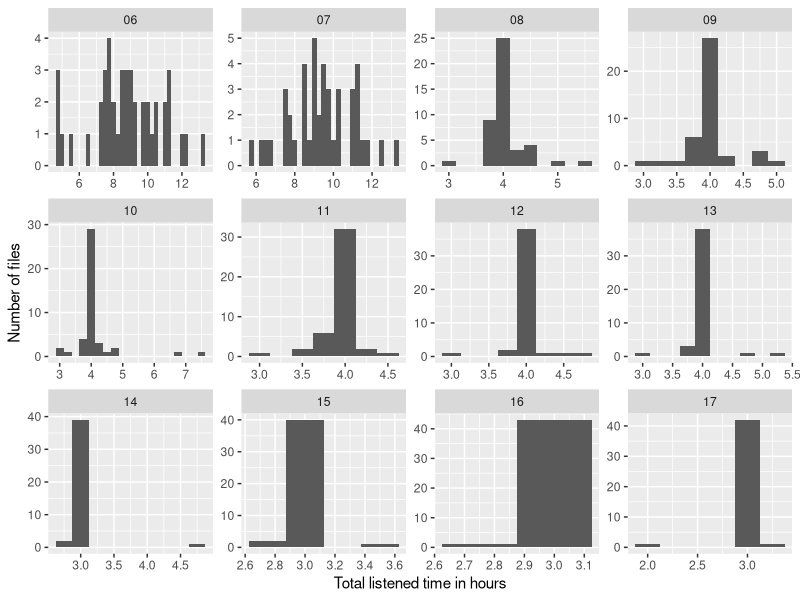

This chart was generated by the following R code:
## ---- chunk 1
knitr::opts_chunk$set(echo = TRUE)
#knitr::opts_knit$set(root.dir = normalizePath(".."))
#eb: i commented out the above so paths will work as they should; under
# knit you always want the knit directory to be the *project* directory
library(tidyverse)
library(kableExtra)
library(skimr)

## ---- chunk 2

listened_time <- read_csv("../output/Total_Listen_Time_Summary.csv")
listened_time_with_months <- listened_time %>% 
  separate(filename, into = c("subj","month"), sep = "_", extra="drop",remove=F)
skim(listened_time_with_months)
## ---- chunk 3
avgs <- listened_time_with_months %>% 
  group_by(month) %>% 
  summarise(mean_listen_time = round(mean(total_listen_time_hour), 2),
            sd_listen_time = round(sd(total_listen_time_hour),2),
            max = max(total_listen_time_hour), 
            min = min(total_listen_time_hour)
            )
knitr::kable(
  avgs,
  caption = "Mean, maximum and minimum listened time per month in hours"
) %>%
  kable_styling(bootstrap_options = c("striped", "hover", "condensed"), full_width = T, fixed_thead = T)

## ---- chunk 4
knitr::kable(
  listened_time_with_months[1:5,] %>% select(filename, ends_with("hour")),
  caption = "A tibble of listened time csv file"
) %>%
    kable_styling(bootstrap_options = c("striped", "hover", "condensed"), full_width = F, position = 'left')
## ---- chunk 5
ggplot(data = listened_time_with_months) + geom_histogram(mapping = aes(x = total_listen_time_hour),binwidth=.25) + facet_wrap(~ month, scales = "free") +
  labs(x = "Total listened time in hours", y = "Number of files")
## ---- chunk 6
headers <- c(
  "filename", 
  "month", 
  "silence_time_hour", 
  "skip_time_hour", 
  "skip_silence_overlap_hour", 
  "end_time_hour", 
  "total_listen_time_hour"
  )
sixseven_summary <- 
  listened_time_with_months %>%
  select(headers) %>%
  filter(month %in% c("06","07") & (total_listen_time_hour>12 | total_listen_time_hour<8)) %>%
  mutate(calculation_of_listen_time_hour = sprintf("= %s - (%s + %s - %s)", end_time_hour, skip_time_hour, silence_time_hour, skip_silence_overlap_hour)) %>% 
  arrange(total_listen_time_hour)

knitr::kable(sixseven_summary) %>%
  kable_styling(bootstrap_options = c("striped", "hover", "condensed", "bordered"), full_width = F, fixed_thead = T)
## ---- chunk 7
alternative <- listened_time_with_months %>%
  filter(month %in% c("06", "07")) %>%
  select(headers) %>%
  mutate(case1 = end_time_hour - (silence_time_hour - skip_silence_overlap_hour), case2 = end_time_hour - silence_time_hour) %>%
  filter(case1 > 12 | case1 < 8 | case2 > 12 | case2 < 8) %>% 
  arrange(total_listen_time_hour)

knitr::kable(alternative) %>%
  kable_styling(bootstrap_options = c("striped", "hover", "condensed", "bordered"), full_width = F, fixed_thead = T)
## ---- chunk 8
eight2thirteen <- 
  listened_time_with_months %>% 
  filter(month %in% c("08","09","10","11","12","13") & (total_listen_time_hour>4.25 | total_listen_time_hour<3.75 | num_raw_subregion<5)) %>%
  select(filename, month, ends_with("hour"),  -skip_silence_overlap_hour, contains("raw")) %>% 
  arrange(total_listen_time_hour)

listened_time_with_months %>% 
   filter(month %in% c("08","09","10","11","12","13") & num_raw_subregion<5) %>% 
  select(filename, month, ends_with("hour"),  -skip_silence_overlap_hour, contains("raw")) %>% 
  arrange(total_listen_time_hour) %>%
  knitr::kable() %>%
  kable_styling(bootstrap_options = c("striped", "hover", "condensed", "bordered"), full_width = F, fixed_thead = T)

## ---- chunk 9
knitr::kable(eight2thirteen, table.attr='class="bigTable"') %>%
    kable_styling(bootstrap_options = c("striped", "hover", "condensed", "bordered"), full_width = F, fixed_thead = T, position="left")
## ---- chunk 10
eight2thirteen %>% 
  write_csv(file = "eight2thirteen_problem_files.csv")
## ---- chunk 11
fourteen2seventeen <-
  listened_time_with_months %>% 
  filter(month %in% c("14","15","16","17") & (total_listen_time_hour>3.25 | total_listen_time_hour<2.75)) %>%
  select(filename, month, ends_with("hour"),  -skip_silence_overlap_hour, contains("raw")) %>% 
  arrange(total_listen_time_hour)

listened_time_with_months %>% 
   filter(month %in% c("14","15","16","17") & num_raw_subregion<5) %>% 
  select(filename, month, ends_with("hour"),  -skip_silence_overlap_hour, contains("raw")) %>% 
  arrange(total_listen_time_hour) %>%
  knitr::kable() %>%
  kable_styling(bootstrap_options = c("striped", "hover", "condensed", "bordered"), full_width = F, fixed_thead = T)
## ---- chunk 12
knitr::kable(fourteen2seventeen) %>%
      kable_styling(bootstrap_options = c("striped", "hover", "condensed", "bordered"), full_width = F, fixed_thead = T, position="left")
## ---- chunk 13
mini_listened_time_data <- listened_time_with_months %>% 
  dplyr::select(filename, subj, month, subregions, positions, ranks, counts, removals)

ranks_fixed <- mini_listened_time_data %>% 
  separate(ranks,  into= c("r1","r2","r3","r4","r5"), sep = "', '", remove = F) %>% 
  mutate( r1 = str_extract(r1, "\\d"),
          r2 = str_extract(r2, "\\d"),
          r3 = str_extract(r3, "\\d"),
          r4 = str_extract(r4, "\\d"),
          r5 = str_extract(r5, "\\d")) 

ranks_long <- ranks_fixed %>%  
  dplyr::select(filename, subj, month, r1:r5) %>% 
  pivot_longer(cols = r1:r5, names_to = "slot", values_to = "rank") %>% 
  mutate(slot = str_extract(slot, "\\d"))

positions_fixed <- mini_listened_time_data %>% 
  separate(positions,  into= c("p1","p2","p3","p4","p5"), sep = "', '", remove = F) %>%
  mutate( p1 = str_extract(p1, "\\d"),
          p2 = str_extract(p2, "\\d"),
          p3 = str_extract(p3, "\\d"),
          p4 = str_extract(p4, "\\d"),
          p5 = str_extract(p5, "\\d")) 

positions_long <- positions_fixed %>% 
  dplyr::select(filename, subj, month, p1:p5) %>% 
  pivot_longer(cols = p1:p5, names_to = "slot", values_to = "position") %>% 
  mutate(slot = str_extract(slot, "\\d"))

counts_fixed <- mini_listened_time_data %>%
  separate(counts, into= c("c1","c2","c3","c4","c5"), sep = ",", remove = F) %>%
  mutate( c1 = str_extract(c1, "\\d+"),
          c2 = str_extract(c2, "\\d+"),
          c3 = str_extract(c3, "\\d+"),
          c4 = str_extract(c4, "\\d+"),
          c5 = str_extract(c5, '\\d+')
    )

counts_long <- counts_fixed %>%
  select(filename, subj, month, c1:c5) %>%
  pivot_longer(cols = c1:c5, names_to = 'slot', values_to = 'counts') %>%
  mutate(slot = str_extract(slot, '\\d'))

removals_fixed <- mini_listened_time_data %>%
  separate(removals, into= c('re1', 're2', 're3', 're4', 're5'), sep = "', '", remove = FALSE) %>%
  mutate(
    re1 = str_extract(re1, "[A-Za-z\\s]+"),
    re2 = str_extract(re2, "[A-Za-z\\s]+"),
    re3 = str_extract(re3, "[A-Za-z\\s]+"),
    re4 = str_extract(re4, "[A-Za-z\\s]+"),
    re5 = str_extract(re5, "[A-Za-z\\s]+")
  )

removals_long <- removals_fixed %>%
  select(filename, subj, month, re1:re5) %>%
  pivot_longer(cols = re1:re5, names_to = 'slot', values_to = 'removals') %>%
  mutate(slot = str_extract(slot, '\\d'))
  

  
voila <- positions_long %>%
  left_join(ranks_long) %>%
  left_join(counts_long) %>%
  left_join(removals_long)

## ---- chunk 14
final <- 
  voila %>%
  filter(!(month %in% c('06', '07'))) %>%
  arrange(filename, position) %>%
  select(-slot)

skim(final)

# t1 <- final %>%
#   semi_join(eight2thirteen, by="filename")
# t2 <- final %>%
#   semi_join(fourteen2seventeen, by="filename")

# knitr::kable(t1, caption = 'Subregion summary for months 8 to 13') %>%
#       kable_styling(bootstrap_options = c("striped", "hover", "condensed", "bordered"), full_width = F, fixed_thead = T, position="left")
# 
# knitr::kable(t2, caption = 'Subregion summary for months 14 to 17') %>%
#       kable_styling(bootstrap_options = c("striped", "hover", "condensed", "bordered"), full_width = F, fixed_thead = T, position="left")
## ---- chunk 15
files_missing_rank <- final %>% 
  filter(is.na(rank)) %>% 
  group_by(filename, subj, month) %>% 
  summarise(num_sr_perfile = n_distinct(position)) %>% 
  arrange(num_sr_perfile, month)
files_missing_rank
## ---- chunk 16
  
final %>% 
  filter(month %in% c("08","09","10","11","12","13") & rank=="5" & counts != "0" & is.na(removals))

final %>% 
  filter(month %in% c("14","15","16","17") & (rank=="5"| rank=="4")  & counts != "0" & is.na(removals))

## ---- chunk 17
  
final %>% 
  filter(month %in% c("08","09","10","11","12","13") & rank!="5" & counts == "0")

final %>% 
  filter(month %in% c("14","15","16","17") & (rank!="5"&  rank!="4")  & counts == "0")

## ---- chunk 18
knitr::kable(final, caption = 'Subregion summary for the entire corpus') %>%
       kable_styling(bootstrap_options = c("striped", "hover", "condensed", "bordered"), full_width = F, fixed_thead = T, position="left")
## ---- chunk 19
counts_by_region <- 
  read_csv('../output/counts_by_region.csv') %>%
  separate(filename, into = c("subj","month"), sep = "_", extra="drop",remove=F) %>%
  filter(!(month %in% c("06", "07"))) %>%
  mutate(inside = total - outside)

counts_by_region %>%
knitr::kable(caption = 'Annotation counts by subregion for the entire corpus') %>%
       kable_styling(bootstrap_options = c("striped", "hover", "condensed", "bordered"), full_width = F, fixed_thead = T, position="left")

## ---- chunk 20
timeline <- read_csv('../output/timeline_data.csv')

timeline %>%
knitr::kable(caption = 'Timeline summary for the entire corpus') %>%
       kable_styling(bootstrap_options = c("striped", "hover", "condensed", "bordered"), full_width = F, fixed_thead = T, position="left")
